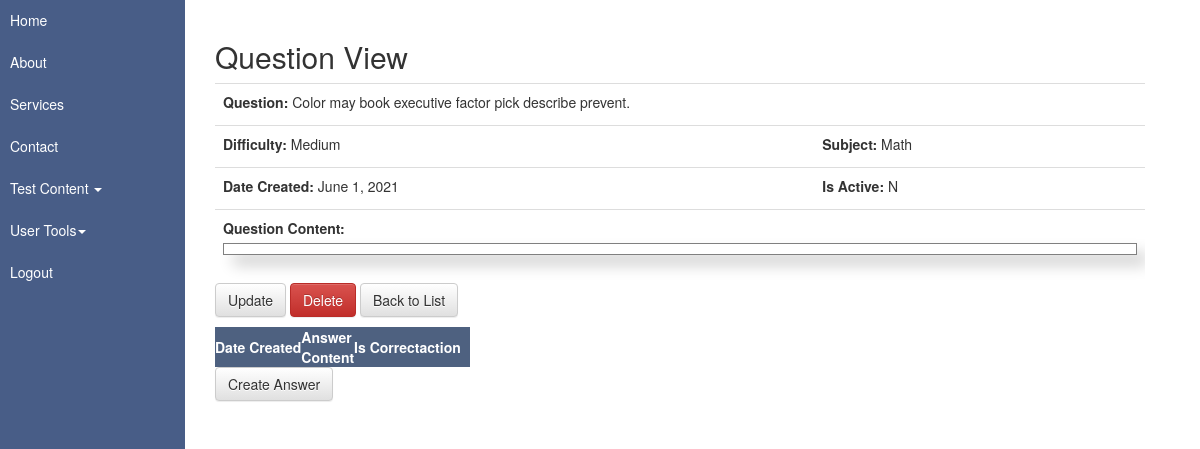
/ead/questions/13 (signed in), run on an earlier commit of the app's database.
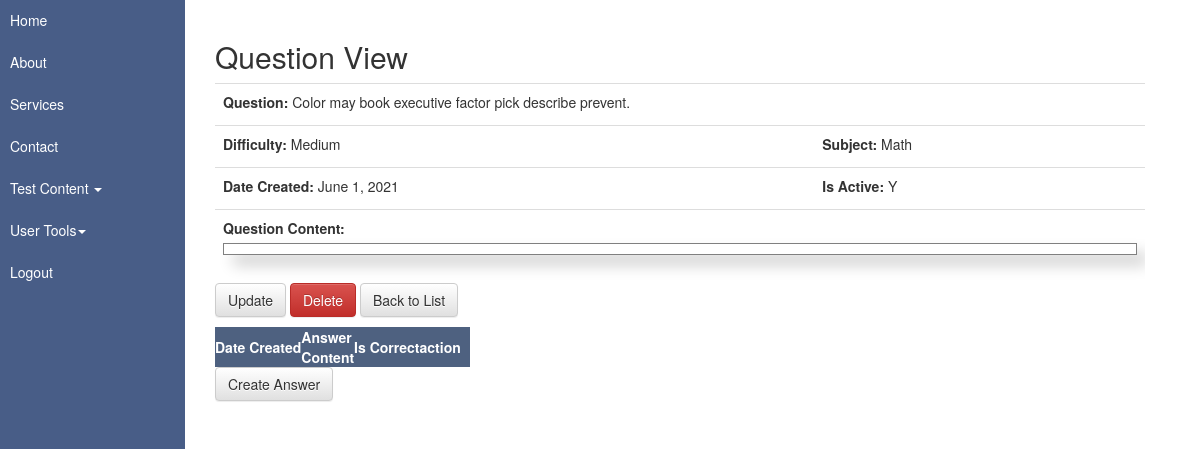
And on a later commit of the database.
### questions_app/models.py (models this page shows, shortened)
class Question(models.Model):
    question_id = models.AutoField(primary_key=True)
    date_created = models.DateTimeField(default=datetime.datetime.today, null=True)
    description = models.CharField(max_length=500)
    question_html_text = mce_models.HTMLField()
    question_difficulty = models.ForeignKey(
        Difficulty,
        related_name= "question_difficulties",
        on_delete=models.SET_NULL,
        null=True
    )
    question_subject = models.ForeignKey(
        Subject,
        related_name="question_subjects",
        on_delete=models.SET_NULL,
        null=True
    )
    active_choices = [
        ("Y","Yes"),
        ("N","No"),
    ]
    active = models.CharField(max_length=1, choices=active_choices, default="Y")
    date_created = models.DateTimeField(default=datetime.datetime.today, null=True)
    date_updated = models.DateTimeField(blank=True,default=datetime.datetime.today,null=True)
    class Meta:
        db_table = "tb_questions"

class Difficulty(models.Model):
    difficulty_id = models.AutoField(primary_key=True)
    difficulty_name = models.CharField(max_length=100)
    class Meta:
        db_table = "tb_difficulty"

class Subject(models.Model):
    subject_id = models.AutoField(primary_key=True)
    subject_name = models.CharField(max_length=200)
    class Meta:
        db_table = "tb_subject"

### questions_app/views.py (the view)
# urls.py: path(r'questions/<int:pk>', question_views.QuestionDetailView.as_view(), name="question_detail_url"),
class QuestionDetailView(LoginRequiredMixin, DetailView):
    model = Question
    template_name = "question/question_detail.html"
    context_object_name = "question_context"

### user_auth_app/templatetags/user_auth_tags.py (called while the page is built)
@register.simple_tag
def has_role_from_list(in_role_list, in_role_to_find):
    if isinstance(in_role_list, QuerySet):
        queryset_result = in_role_list.filter(name=str(in_role_to_find))
        if queryset_result.exists():
            return True
        else:
            return False

### questions_app/templates/question/question_detail.html (shortened to what this page needs)
{% extends "base.html" %}
{% block content %}
<h2>Question View</h2>
<div class="table-responsive">
  <table class="table ">
    <tr>
      <td colspan="2">
        <label for="">Question:</label>
        {{question_context.description}}
      </td>
    </tr>
    <tr>
      <td>
        <label for="">Difficulty:</label>
        {{question_context.question_difficulty.difficulty_name}}
      </td>
      <td>
        <label for="">Subject:</label>
        {{question_context.question_subject.subject_name}}
      </td>
    </tr>
    <tr>
      <td>
        <label for="">Date Created:</label>
        {{question_context.date_created | date}}
      </td>
      <td>
        <label for="">Is Active:</label>
        {{question_context.active}}
      </td>
    </tr>
    <tr>
      <td colspan="2" class="">
        <label for="">Question Content:</label>
        <div class="quest-content-detail">
        </div>
      </td>
    </tr>
  </table>
</div>
<p>
  <a
    class="btn btn-default"
    href="{% url 'questions_app:question_update_url' pk=question_context.question_id%}"
    >Update</a>
  <a
    class="btn btn-danger"
    href="{% url  'questions_app:question_delete_url' pk=question_context.question_id%}"
    >Delete</a>
  <a class="btn btn-default" href="{% url 'questions_app:question_list_url' %}"
    >Back to List</a>
</p>
<div class="table-responsive">
  <table id="answer_table" class="display compact">
    <thead>
      <tr class="table-cont-header">
        <th>Date Created</th>
        <th>Answer Content</th>
        <th>Is Correct</th>
        <th class="action_column">action</th>
      </tr>
    </thead>
  </table>
</div>
<a
  class="btn btn-default"
  href="{% url 'questions_app:answer_create_url' question_id=question_context.question_id %}"
  >Create Answer</a>
{% endblock %}

What changed in the data, as far as the page shows it:
changed Question "Color may book executive factor pick describe prevent.": active "N" → "Y"
